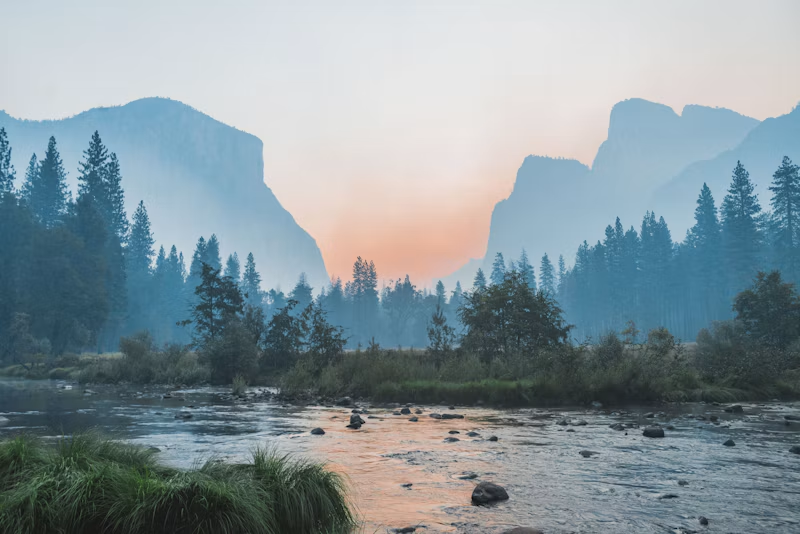
#> input picture Exp_12/image.png, 800 x 534 px
$ jupyter execute 12.ipynb
#> lines starting #> are read from the running program, lines starting #| are printed output that depends on the picture; after the words box and inside, x2 and y2 are one past the last pixel; in counts of white or black regions, pixels touching at a corner belong together
[cell 1]
import cv2
import numpy as np
import matplotlib.pyplot as plt

# ---------------------------------------
# 1. Read image
# ---------------------------------------

image = cv2.imread("image.png", cv2.IMREAD_GRAYSCALE)
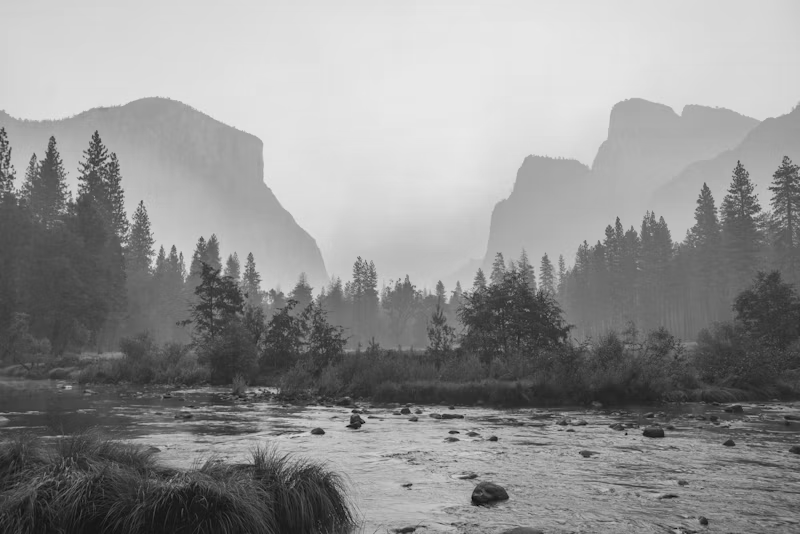
#> image: shape (534, 800); min 5, max 233, mean 145.4

if image is None:
    print("Error: Image not found!")
    exit()

# ---------------------------------------
# 2. Convert image to binary
#    Hit-or-Miss requires 0 and 1
# ---------------------------------------

_, binary = cv2.threshold(
    image,
    127,
    1,
    cv2.THRESH_BINARY
)
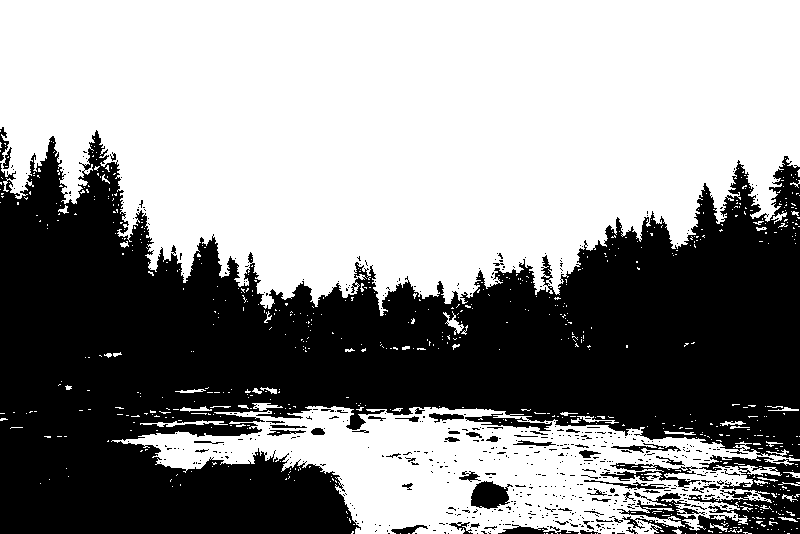
#> binary: shape (534, 800); values 0 (black) and 1 (white), 56.7% white; 589 black regions (526 under 20 px), largest, box (x1, y1, x2, y2) and area: (0, 130, 800, 534) 171951, (617, 455, 800, 534) 5946, (471, 481, 513, 509) 810

# ---------------------------------------
# 3. Define Hit-or-Miss pattern
#
#  1  = foreground (Hit)
# -1  = background (Miss)
#  0  = Don't care
# ---------------------------------------

pattern = np.array([
    [-1,  1, -1],
    [ 1,  1,  1],
    [-1,  1, -1]
], dtype=np.int8)

# ---------------------------------------
# 4. Apply Hit-or-Miss Transformation
# ---------------------------------------

result = cv2.morphologyEx(
    binary,
    cv2.MORPH_HITMISS,
    pattern
)
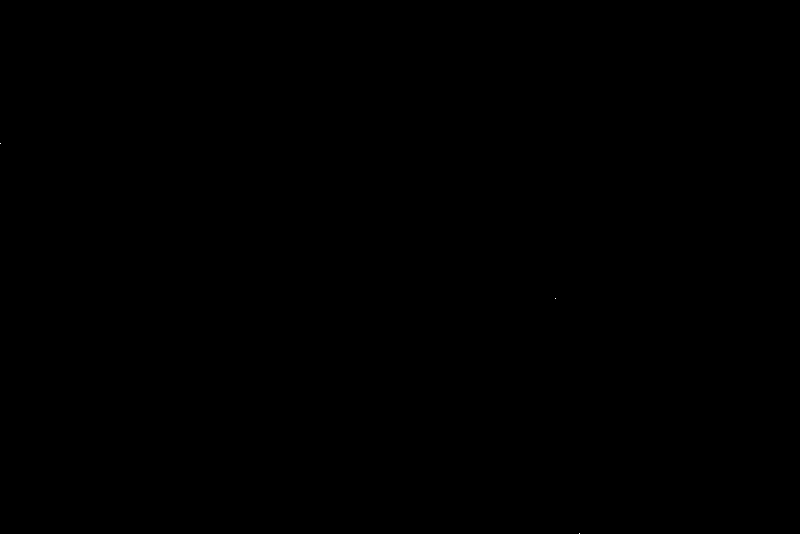
#> result: shape (534, 800); values 0 (black) and 1 (white), 0% white in thin lines or dots, all inside (x1, y1, x2, y2) = (0, 143, 580, 534)

# ---------------------------------------
# 5. Convert for display
# ---------------------------------------

binary_display = binary * 255
result_display = result * 255

# ---------------------------------------
# 6. Display results
# ---------------------------------------

plt.figure(figsize=(12, 5))

plt.subplot(1, 3, 1)
plt.imshow(image, cmap="gray")
plt.title("Original Grayscale Image")
plt.axis("off")

plt.subplot(1, 3, 2)
plt.imshow(binary_display, cmap="gray")
plt.title("Binary Image")
plt.axis("off")

plt.subplot(1, 3, 3)
plt.imshow(result_display, cmap="gray")
plt.title("Hit or Miss Result")
plt.axis("off")

plt.suptitle(
    "Experiment-12: Hit or Miss Transformation",
    fontsize=15,
    fontweight="bold"
)

plt.tight_layout()
plt.show()
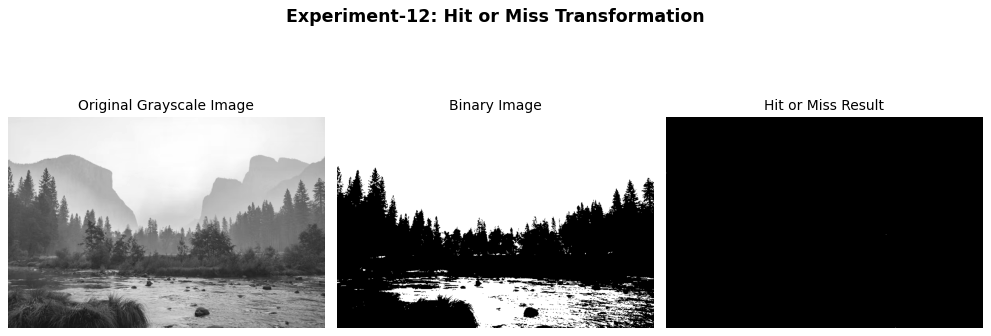
#> figure drawn by matplotlib, 3 panels
